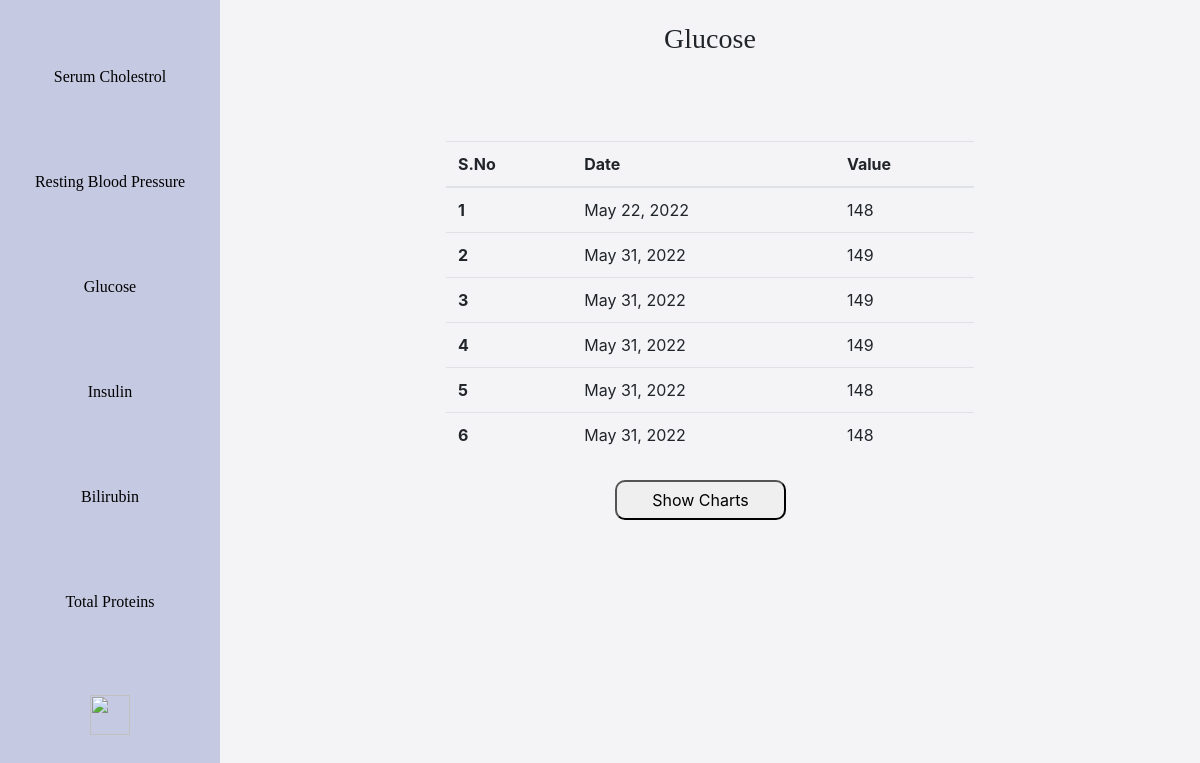
/analyze/glucose/ (signed in), run on an earlier commit of the app's database.
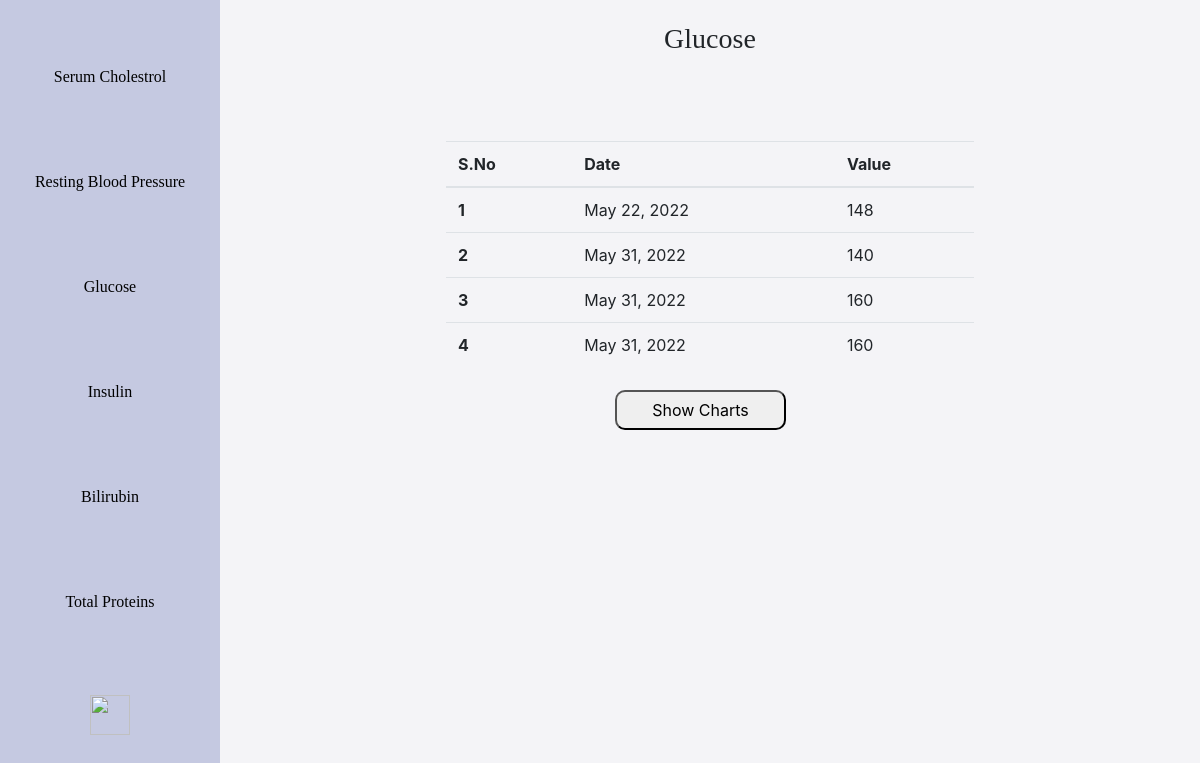
And on a later commit of the database.
### backend/models.py (models this page shows, shortened)
class DiabetesPatient(models.Model):
    user = models.ForeignKey(User, on_delete=models.CASCADE)
    glucose = models.CharField(max_length = 3, blank=False)
    blood_pressure = models.CharField(max_length = 3, blank=False)
    insulin = models.CharField(max_length = 3, blank=False)
    body_mass_index = models.CharField(max_length=4, blank=False)
    age = models.CharField(max_length=3, blank=False)
    date = models.DateTimeField(auto_now_add=True)

### backend/views.py (the view, shortened to what this page needs)
# urls.py: path('analyze/<str:parameter>/', views.analyze1, name='analyze'),
@login_required
def analyze1(request, parameter):
    current_user = request.user
    heart_array = HeartPatient.objects.all().filter(user=current_user)
    diabetes_array = DiabetesPatient.objects.all().filter(user=current_user)
    liver_array = LiverPatient.objects.all().filter(user=current_user)
    def foo(arr, x):
        x_arr = []
        date_array = []
        for record in arr:
            if x == "serum_cholesterol":
                x_arr.append(record.serum_cholesterol)
            elif x == "resting_blood_pressure":
                x_arr.append(record.resting_blood_pressure)
            elif x == "glucose":
                x_arr.append(record.glucose)
            elif x == "insulin":
                x_arr.append(record.insulin)
            elif x == "bilirubin":
                x_arr.append(record.total_bilirubin)
            elif x == "total_protiens":
                x_arr.append(record.total_protiens)
            date_array.append(record.date.date())
        return [x_arr, date_array]
    context = {}
    test_taken = False
    if parameter == "cholesterol":
        temp = foo(heart_array, 'serum_cholesterol')
        context['value_array'] = temp[0]
        context['date_array'] = temp[1]
        list = zip(temp[0], temp[1])
        context['list'] = list
        context['value'] = 'serum_cholesterol'
        context['heading'] = 'Serum Cholesterol'
        test_taken = True
    elif parameter == "glucose":
        temp = foo(diabetes_array, 'glucose')
        context['value_array'] = temp[0]
        context['date_array'] = temp[1]
        context['list'] = zip(temp[0], temp[1])
        context['value'] = 'glucose'
        context['heading'] = 'Glucose'
        test_taken = True
    context['test_taken'] = test_taken
    print(test_taken)
    return render(request,'backend/analyze.html', context)

### backend/templates/backend/analyze.html (shortened to what this page needs)
{% extends "backend/base.html"%}
{% load crispy_forms_tags %}
{% load static %}
{% block content %}
<body>
  <div class="sidebar">
    <a href="{% url 'analyze' 'cholesterol' %}">
      Serum Cholestrol
    </a>
    <a href="{% url 'analyze' 'restingBloodPressure' %}">
      Resting Blood Pressure
    </a>
    <a href="{% url 'analyze' 'glucose' %}">
      Glucose
    </a>
    <a href="{% url 'analyze' 'insulin' %}">
      Insulin
    </a>
    <a href="{% url 'analyze' 'bilirubin' %}">
      Bilirubin
    </a>
    <a href="{% url 'analyze' 'total_protiens' %}">
      Total Proteins
    </a>
    <a href="{% url 'home' %}">
      <img src="https://upload.wikimedia.org/wikipedia/commons/thumb/e/e6/Home_Icon.svg/2048px-Home_Icon.svg.png" class="home-img">
    </a>
  </div>
  <div class="content">
    <h3>{{heading}}</h3>
    {% if list %}
    <table class="table">
      <thead>
        <tr>
          <th scope="col">S.No</th>
          <th scope="col">Date</th>
          <th scope="col">Value</th>
        </tr>
      </thead>
      <tbody>
        {% for date, value in list %}
        <tr>
          <th scope="row">{{forloop.counter}}</th>
          <td>{{value}}</td>
          <td>{{date}}</td>
        </tr>
        {% endfor %}
      </tbody>
    </table>
    <button class="show-chart-btn">Show Charts</button>
    {% else %}
    <h2> It looks like you haven't take the test of the disease which includes this parameter. </h2>
    {% endif %}
  </div>
</body>
{% endblock %}

What changed in the data, as far as the page shows it:
no longer on this page (row edited): DiabetesPatient: list "149"
no longer on this page (row edited): DiabetesPatient: list "149"
no longer on this page (row edited): DiabetesPatient: list "149"
no longer on this page (row edited): DiabetesPatient: list "148"
no longer on this page (row edited): DiabetesPatient: list "148"
added DiabetesPatient: list "140"
added DiabetesPatient: list "160"
added DiabetesPatient: list "160"
Also different on the page:
new list line: "2 May 31, 2022"
new list line: "3 May 31, 2022"
new list line: "4 May 31, 2022"
list line gone: "2 May 31, 2022"
list line gone: "3 May 31, 2022"
list line gone: "4 May 31, 2022"
list line gone: "5 May 31, 2022"
list line gone: "6 May 31, 2022"
